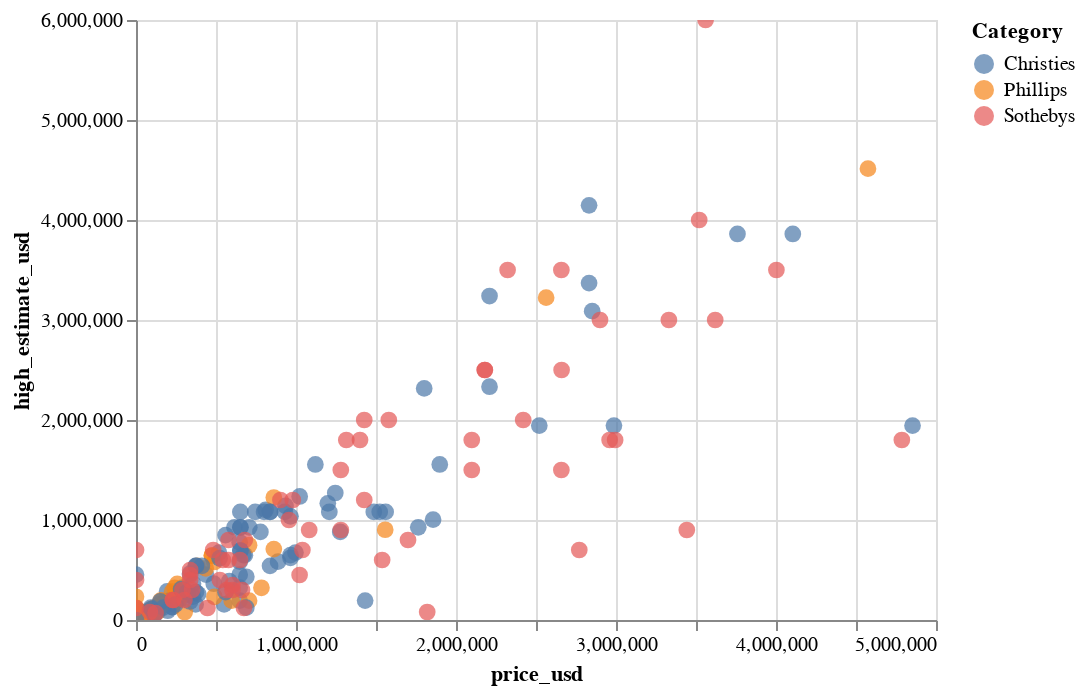

Notebook code for this chart:
### Code cell
source = dfSubset
alt.Chart(source).mark_circle(size=70).encode(
    y='high_estimate_usd',
    x='price_usd',
    color='Category',
    tooltip=['artist_name', 'artwork_title','low_estimate_usd', 'price_usd', 'high_estimate_usd']
).interactive()

### Figure 1 — Vega-Lite specification as saved in the notebook (floating-point values rounded to 4 significant figures; data arrays with more than 128 entries replaced by an {"elided": "..."} marker saying what was removed)
{"config": {"view": {"continuousWidth": 400, "continuousHeight": 300}}, "data": {"name": "data-cc42a13764b7a5c3d72d4800cf07f94c"}, "mark": {"type": "circle", "size": 70}, "encoding": {"color": {"field": "Category", "type": "nominal"}, "tooltip": [{"field": "artist_name", "type": "nominal"}, {"field": "artwork_title", "type": "nominal"}, {"field": "low_estimate_usd", "type": "quantitative"}, {"field": "price_usd", "type": "quantitative"}, {"field": "high_estimate_usd", "type": "quantitative"}], "x": {"field": "price_usd", "type": "quantitative"}, "y": {"field": "high_estimate_usd", "type": "quantitative"}}, "selection": {"selector170": {"type": "interval", "bind": "scales", "encodings": ["x", "y"]}}, "$schema": "https://vega.github.io/schema/vega-lite/v4.17.0.json", "datasets": {"data-cc42a13764b7a5c3d72d4800cf07f94c": {"elided": "230 records"}}}
